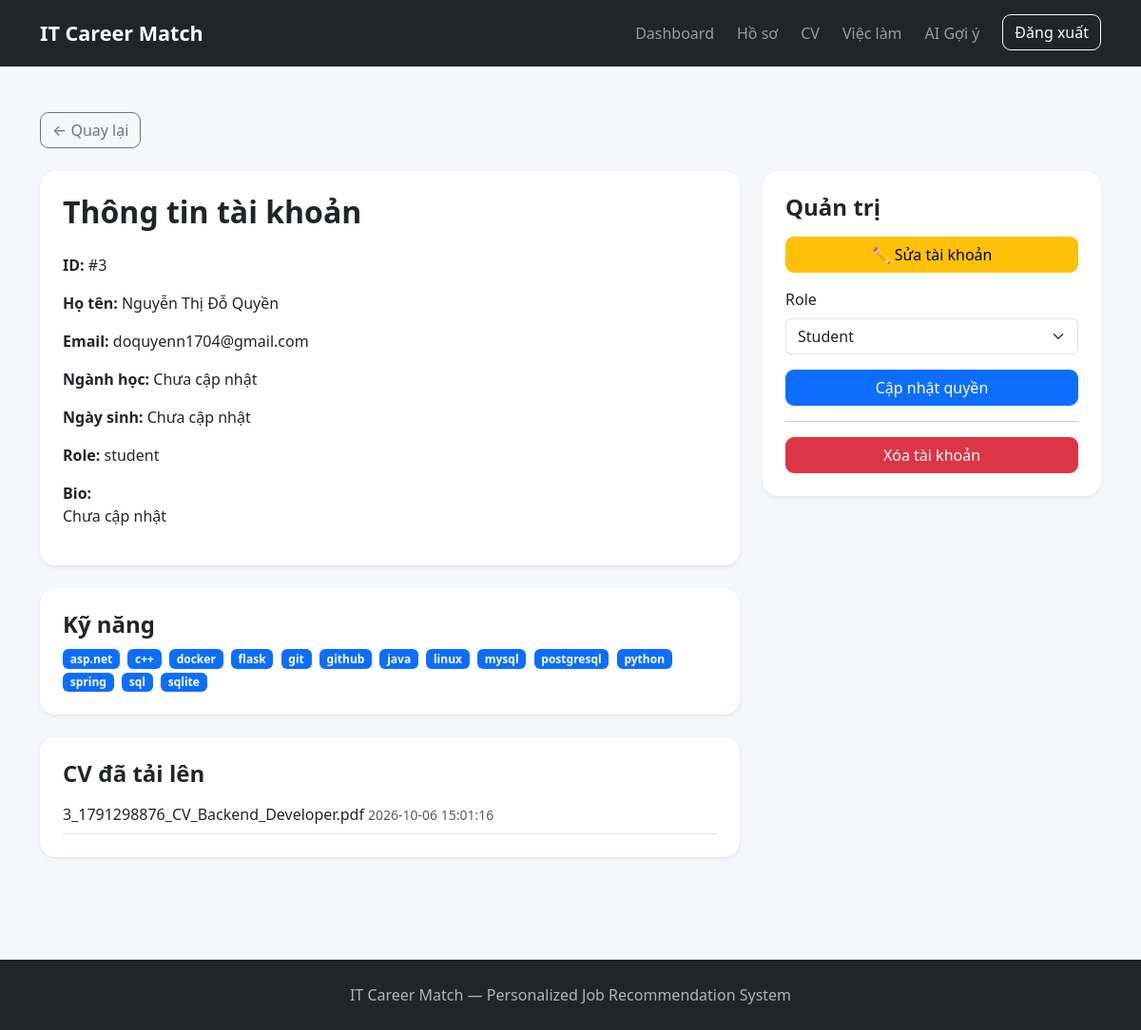
Page /admin/users/3 (signed in) on the committed database.
### tables this page shows
CREATE TABLE users (
            user_id INTEGER PRIMARY KEY AUTOINCREMENT,
            email TEXT NOT NULL UNIQUE,
            password TEXT NOT NULL,
            role TEXT NOT NULL DEFAULT 'student',
            created_at TIMESTAMP DEFAULT CURRENT_TIMESTAMP
        );

CREATE TABLE student_profiles (
            profile_id INTEGER PRIMARY KEY AUTOINCREMENT,
            user_id INTEGER NOT NULL UNIQUE,
            full_name TEXT,
            date_of_birth TEXT,
            major TEXT,
            bio TEXT,
            avatar TEXT,

            FOREIGN KEY (user_id)
                REFERENCES users(user_id)
                ON DELETE CASCADE
        );

CREATE TABLE skills (
            skill_id INTEGER PRIMARY KEY AUTOINCREMENT,
            name TEXT NOT NULL UNIQUE,
            category TEXT
        );

CREATE TABLE cvs (
            cv_id INTEGER PRIMARY KEY AUTOINCREMENT,
            user_id INTEGER NOT NULL,
            file_name TEXT NOT NULL,
            file_path TEXT NOT NULL,
            parsed_text TEXT,
            created_at TIMESTAMP DEFAULT CURRENT_TIMESTAMP,

            FOREIGN KEY (user_id)
                REFERENCES users(user_id)
                ON DELETE CASCADE
        );

### app.py (the view)
@app.route("/admin/users/<int:user_id>")
def admin_user_detail(user_id):
    if not is_admin():
        return "Bạn không có quyền truy cập.", 403
    connection = get_connection()
    user = connection.execute(
        """
        SELECT
            u.user_id,
            u.email,
            u.role,
            u.created_at,
            p.full_name,
            p.date_of_birth,
            p.major,
            p.bio
        FROM users u
        LEFT JOIN student_profiles p
            ON u.user_id = p.user_id
        WHERE u.user_id = ?
        """,
        (user_id,)
    ).fetchone()
    if user is None:
        connection.close()
        return "Không tìm thấy tài khoản.", 404
    skills = connection.execute(
        """
        SELECT s.name
        FROM student_skills ss
        JOIN skills s
            ON ss.skill_id = s.skill_id
        WHERE ss.user_id = ?
        ORDER BY s.name
        """,
        (user_id,)
    ).fetchall()
    cvs = connection.execute(
        """
        SELECT
            cv_id,
            file_name,
            created_at
        FROM cvs
        WHERE user_id = ?
        ORDER BY created_at DESC
        """,
        (user_id,)
    ).fetchall()
    connection.close()
    return render_template(
        "admin/user_detail.html",
        user=user,
        skills=skills,
        cvs=cvs
    )

### app.py (called while the page is built)
def is_admin():
    return (
        "user_id" in session
        and session.get("role") == "admin"
    )

### database/database.py (called while the page is built)
def get_connection():
    connection = sqlite3.connect(DATABASE_PATH)
    connection.row_factory = sqlite3.Row
    connection.execute("PRAGMA foreign_keys = ON")
    return connection

### templates/admin/user_detail.html (shortened to what this page needs)
{% extends "base.html" %}
{% block content %}
<div class="container py-5">
    <a
        href="{{ url_for('admin_users') }}"
        class="btn btn-outline-secondary mb-4"
    >
        ← Quay lại
    </a>
    <div class="row g-4">
        <div class="col-lg-8">
            <div class="card border-0 shadow-sm">
                <div class="card-body p-4">
                    <h2 class="fw-bold mb-4">
                        Thông tin tài khoản
                    </h2>
                    <p>
                        <strong>ID:</strong>
                        #{{ user.user_id }}
                    </p>
                    <p>
                        <strong>Họ tên:</strong>
                        {{ user.full_name or "Chưa cập nhật" }}
                    </p>
                    <p>
                        <strong>Email:</strong>
                        {{ user.email }}
                    </p>
                    <p>
                        <strong>Ngành học:</strong>
                        {{ user.major or "Chưa cập nhật" }}
                    </p>
                    <p>
                        <strong>Ngày sinh:</strong>
                        {{ user.date_of_birth or "Chưa cập nhật" }}
                    </p>
                    <p>
                        <strong>Role:</strong>
                        {{ user.role }}
                    </p>
                    <p>
                        <strong>Bio:</strong><br>
                        {{ user.bio or "Chưa cập nhật" }}
                    </p>
                </div>
            </div>
            <div class="card border-0 shadow-sm mt-4">
                <div class="card-body p-4">
                    <h4 class="fw-bold">
                        Kỹ năng
                    </h4>
                    {% for skill in skills %}
                    <span class="badge bg-primary me-1">
                        {{ skill.name }}
                    </span>
                    {% else %}
                    <p class="text-muted">
                        Chưa có kỹ năng.
                    </p>
                    {% endfor %}
                </div>
            </div>
            <div class="card border-0 shadow-sm mt-4">
                <div class="card-body p-4">
                    <h4 class="fw-bold">
                        CV đã tải lên
                    </h4>
                    {% for cv in cvs %}
                    <div class="border-bottom py-2">
                        {{ cv.file_name }}
                        <small class="text-muted">
                            {{ cv.created_at }}
                        </small>
                    </div>
                    {% else %}
                    <p class="text-muted">
                        Chưa tải CV.
                    </p>
                    {% endfor %}
                </div>
            </div>
        </div>
        <div class="col-lg-4">
            <div class="card border-0 shadow-sm">
                <div class="card-body p-4">
                    <h4 class="fw-bold mb-3">
                        Quản trị
                    </h4>
                    {% if user.user_id != session.get("user_id") %}
                    <a href="{{ url_for('admin_edit_user', user_id=user.user_id) }}"
                        class="btn btn-warning w-100 mb-3">
                        ✏️ Sửa tài khoản
                    </a>
                    <form
                        method="POST"
                        action="{{ url_for(
                            'admin_change_user_role',
                            user_id=user.user_id
                        ) }}"
                    >
                        <label class="form-label">
                            Role
                        </label>
                        <select
                            name="role"
                            class="form-select mb-3"
                        >
                            <option
                                value="student"
                                {% if user.role == "student" %}
                                selected
                                {% endif %}
                            >
                                Student
                            </option>
                        </select>
                        <button
                            class="btn btn-primary w-100"
                        >
                            Cập nhật quyền
                        </button>
                    </form>
                    <hr>
                    <form
                        method="POST"
                        action="{{ url_for(
                            'admin_delete_user',
                            user_id=user.user_id
                        ) }}"
                        onsubmit="
                            return confirm(
                                'Bạn chắc chắn muốn xóa tài khoản này?'
                            );
                        "
                    >
                        <button
                            class="btn btn-danger w-100"
                        >
                            Xóa tài khoản
                        </button>
                    </form>
                    {% else %}
                    <div class="alert alert-info mb-0">
                        Đây là tài khoản Admin
                        bạn đang đăng nhập.
                    </div>
                    {% endif %}
                </div>
            </div>
        </div>
    </div>
</div>
{% endblock %}

### static/css/style.css (style rules this page uses)
body { background: #f5f7fb; min-height: 100vh; color: #1f2937; }
.btn { border-radius: 9px; }
.card { border-radius: 16px; }

### rows in the picture
users: user_id "3", email "doquyenn1704@gmail.com", role "student", role "Student"
student_profiles: full_name "Nguyễn Thị Đỗ Quyền"
skills: name "asp.net"
skills: name "c++"
skills: name "docker"
skills: name "flask"
skills: name "git"
skills: name "github"
skills: name "java"
skills: name "linux"
skills: name "mysql"
skills: name "postgresql"
skills: name "python"
skills: name "spring"
skills: name "sql"
skills: name "sqlite"
cvs: file_name "3_1791298876_CV_Backend_Developer.pdf", created_at "2026-10-06 15:01:16"

### other values in the picture
{{ user.major or "Chưa cập nhật" }} "Chưa cập nhật"
{{ user.date_of_birth or "Chưa cập nhật" }} "Chưa cập nhật"
{{ user.bio or "Chưa cập nhật" }} "Chưa cập nhật"
